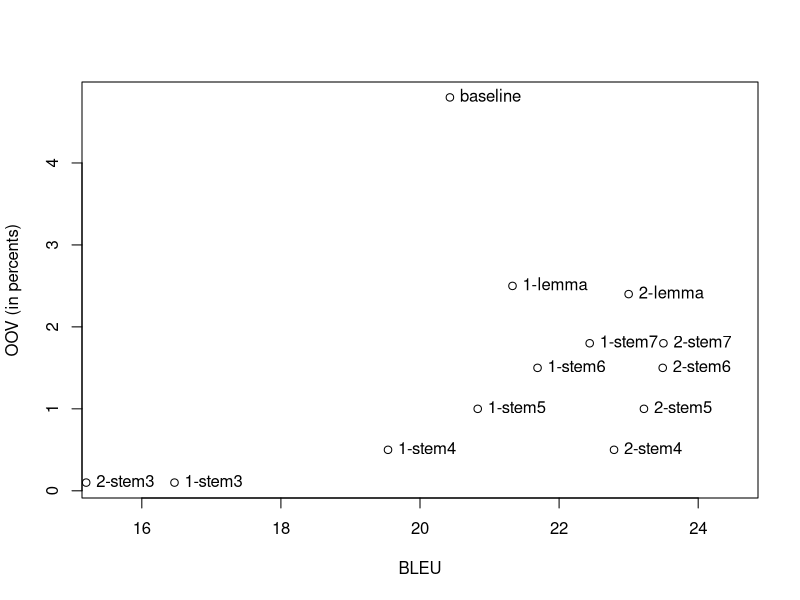

R code for this plot:
png("ruen.png")
BLEU<-c(20.43, 21.33, 16.47, 19.54, 20.83, 21.69, 22.44, 23, 15.2, 22.79, 23.22, 23.49, 23.5)
OOV<-c(4.8, 2.5, 0.1, 0.5, 1, 1.5, 1.8, 2.4, 0.1, 0.5, 1, 1.5, 1.8)
natpisi<-c("baseline", "1-lemma", "1-stem3", "1-stem4", "1-stem5", "1-stem6", "1-stem7", "2-lemma", "2-stem3", "2-stem4", "2-stem5", "2-stem6", "2-stem7")
plot(BLEU,OOV, xlim=c(15.5,24.5), ylab="OOV (in percents)")
text(BLEU, OOV, natpisi, pos=4)
dev.off()
